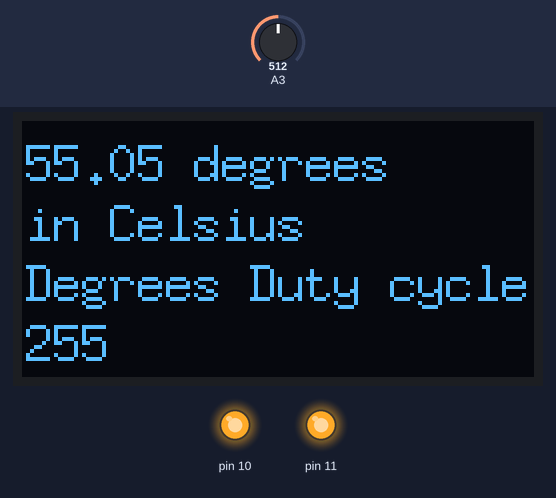
A sketch run on a simulated Arduino Uno, built with avr-gcc and run on an emulated ATmega328P. Shown: 128×64 one-colour display, output pins drawn as LEDs (lit = HIGH). Inputs (shaded band) come from the test bench; at power-on: A3 = 512. What the sketch prints to the serial monitor is not drawn.

Above: at 1.2 s.
1.3 s: A3 set to 248
At 3.0 s:
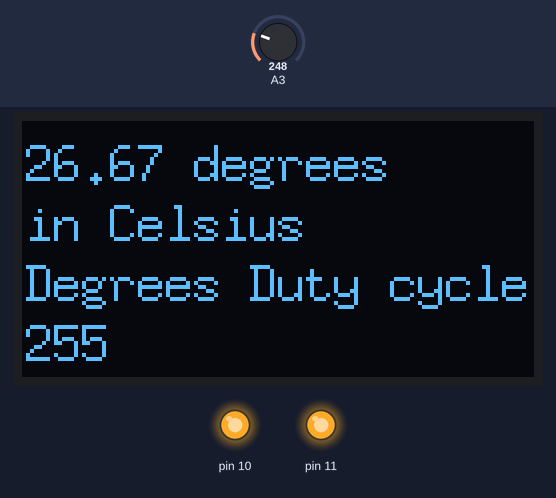
3.3 s: A3 set to 222
At 4.8 s:
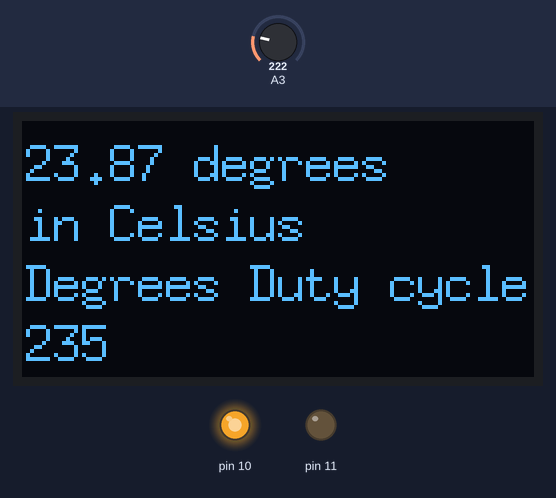
5.3 s: A3 set to 306
At 6.4 s:
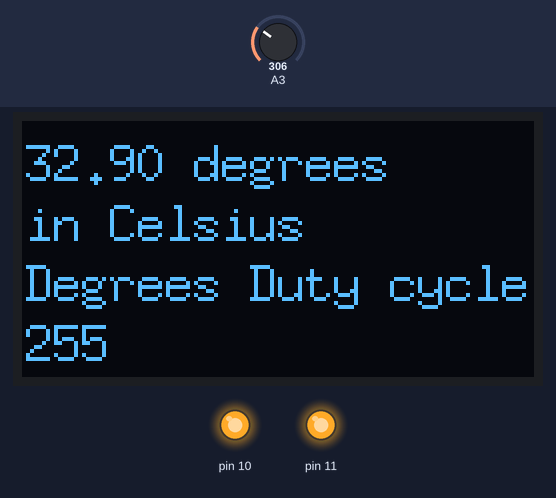
7.3 s: A3 set to 122
At 8.8 s:
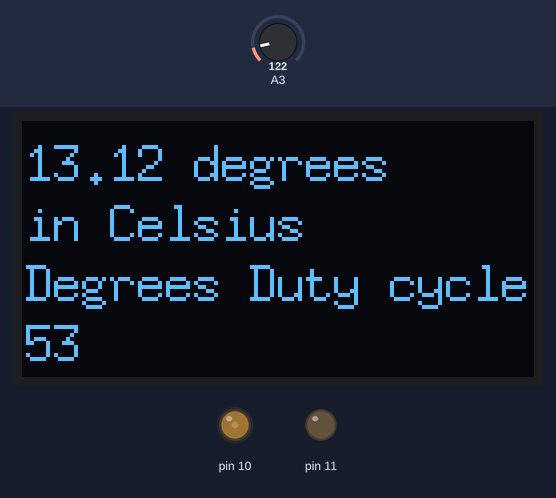
9.2 s: A3 set to 15
At 10.1 s:
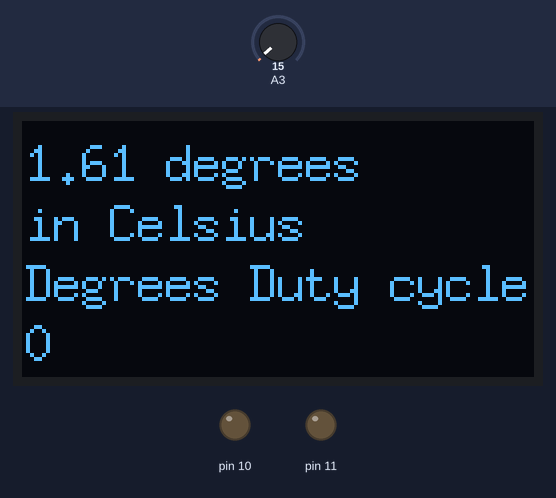
Timing chart, 0 to 12.1 s (numbered marks = the images above; inputs shaded):
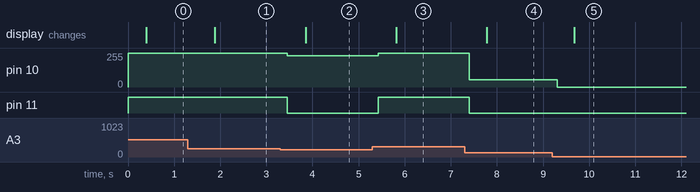

Measured:
- the behaviour switches between 233 and 232 on A3 (found by bisection; images 1 and 2)
- after the input at 1.3 s, the display: changes after 0.58 s (image 1)
- after the input at 3.3 s, pin 10: 255/255 → 235/255 after 0.16 s; pin 11: HIGH → LOW after 0.16 s; the display: changes after 0.55 s (image 2)
- after the input at 5.3 s, pin 10: 235/255 → 255/255 after 0.13 s; pin 11: LOW → HIGH after 0.13 s; the display: changes after 0.52 s (image 3)
- after the input at 7.3 s, pin 10: 255/255 → 53/255 after 0.10 s; pin 11: HIGH → LOW after 0.10 s; the display: changes after 0.48 s (image 4)
- after the input at 9.2 s, pin 10: 53/255 → 0/255 after 0.11 s; the display: changes after 0.47 s (image 5)

The sketch:

Digital-Temperature.ino
```cpp
#include "U8glib.h"
U8GLIB_SSD1306_128X64 u8g(U8G_I2C_OPT_NONE);
#define setFont_L u8g.setFont(u8g_font_7x13)
unsigned int tempMin = 10; //亮灯温度
unsigned int tempMax = 25; //报警温度
void setup( ) {
Serial.begin(9600); //串口初始化
analogReference(INTERNAL); //调用板载1.1V基准源
pinMode(11, OUTPUT);
digitalWrite(11, LOW);
}

void loop() {
double analogVotage = 1.1*(double)analogRead(A3)/1023;
double temp = 100*analogVotage; //计算温度
unsigned int dutyCycle; //占空比
if (temp <= tempMin) { //小于亮灯门限值
dutyCycle = 0; digitalWrite(11, LOW);
}
else if (temp < tempMax) { //小于报警门限
dutyCycle = (temp-tempMin)*255/(tempMax-tempMin);
digitalWrite(11, LOW);
}
else{ //发光二极管亮度最大值，并启动声音报警
dutyCycle = 255; digitalWrite(11, HIGH);
}
analogWrite(10, dutyCycle); //控制发光二极管发光
Serial.print("Temp: "); Serial.print(temp);
Serial.print(" Degrees Duty cycle: ");
Serial.println(dutyCycle);
u8g.firstPage();
do
{
  setFont_L;
  u8g.setPrintPos(1,15);
  u8g.print(temp);
  u8g.print(" degrees");
  u8g.setPrintPos(1,30);
  u8g.print("in Celsius");
  u8g.setPrintPos(1, 45);
  u8g.print("Degrees Duty cycle:");
  u8g.setPrintPos(1, 60);
  u8g.print(dutyCycle);
}while(u8g.nextPage());
delay(100);
}
```
